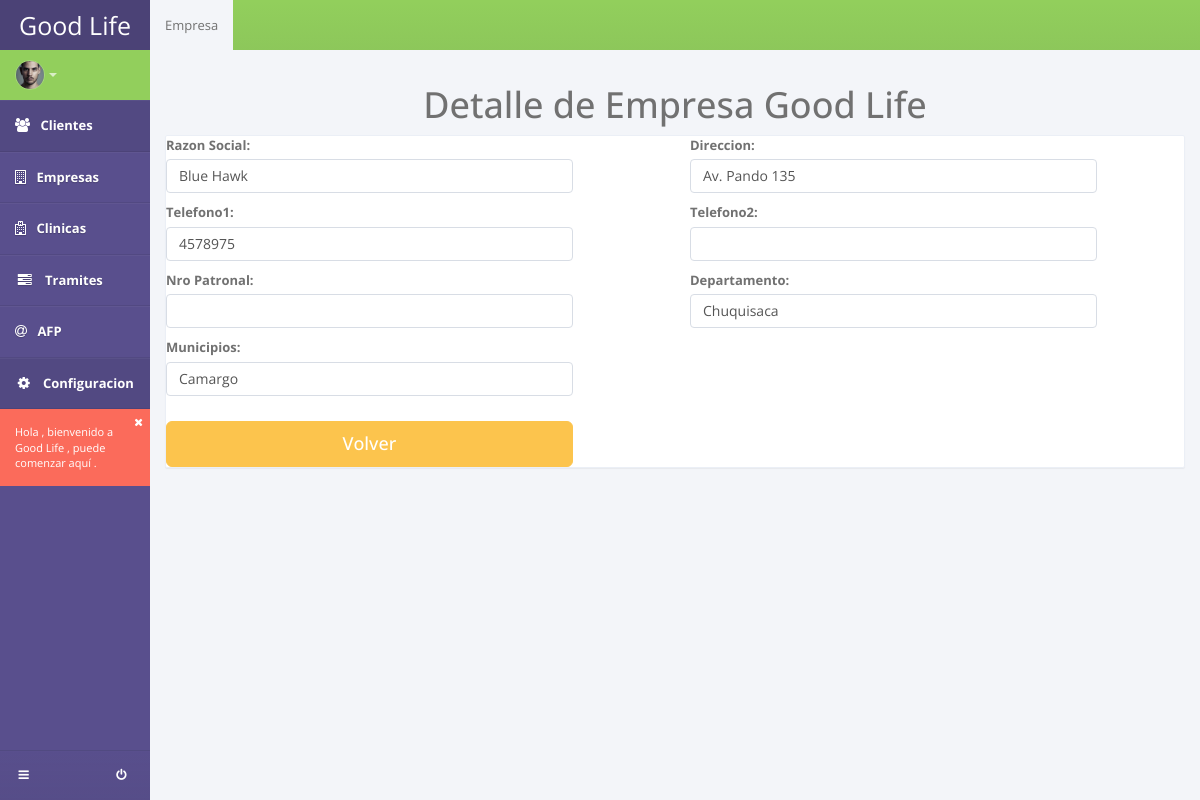
Page /detail_empresa/1 on the earlier database version.
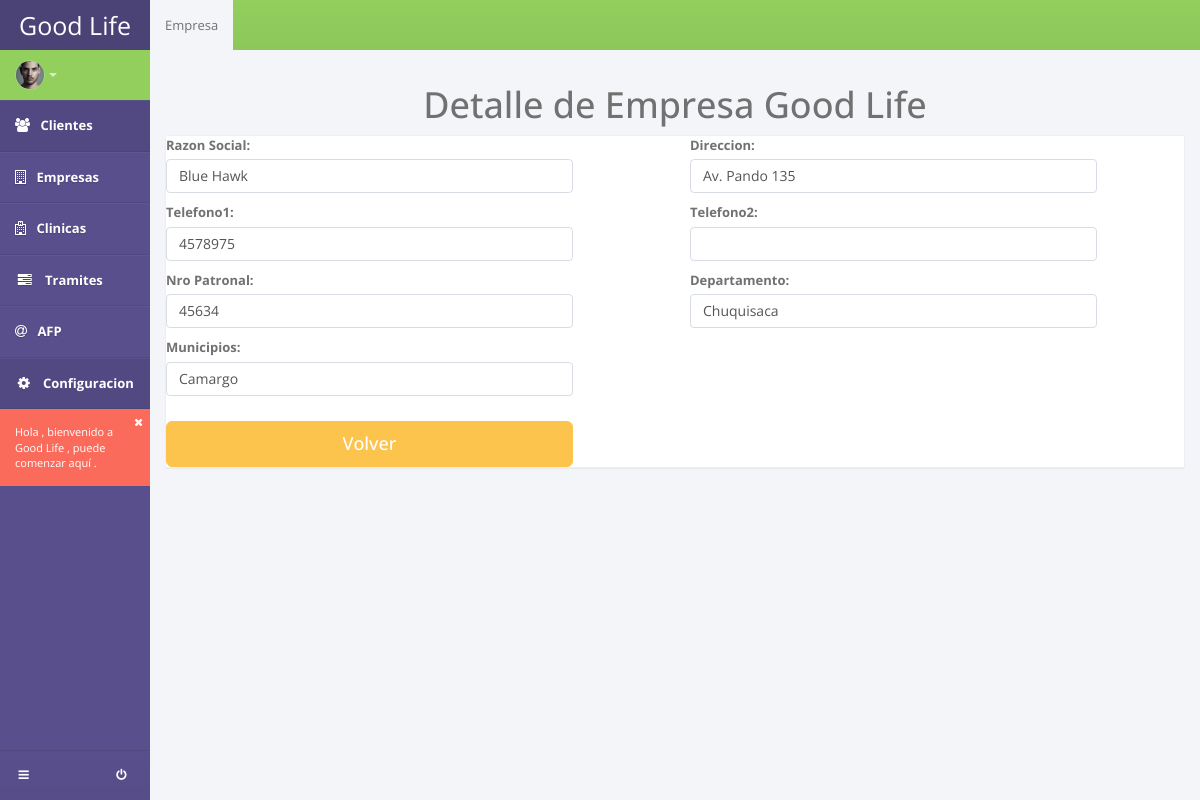
Same page on the later database version.
### apps/empresas/models.py (models this page shows, shortened)
class Empresa(models.Model):
	razon_social = models.CharField(max_length=150)
	direccion = models.CharField(max_length=150)
	telefono1 = models.CharField(max_length=20, blank=True)
	telefono2 = models.CharField(max_length=20, blank=True)
	nro_patronal = models.CharField(max_length=50, blank=True)
	departamento = models.CharField(max_length=100)
	municipios = models.CharField(max_length=100)

### apps/empresas/views.py (the view)
# urls.py: url(r'^detail_empresa/(?P<pk>\d+)$', EmpresaDetail.as_view(), name='empresa_detail'),
class EmpresaDetail(DetailView):
	template_name = 'empresas/detail_empresa.html'
	model = Empresa
	success_url = reverse_lazy('listar_empresa')

### templates/empresas/detail_empresa.html (shortened to what this page needs)
{% extends 'base_sistema.html' %}
{% block content %}
{% load widget_tweaks %}
<section id="content">
  <section class="vbox">
    <header class="header bg-success bg-gradient">
      <ul class="nav nav-tabs">
        <li class="active"><a href="#static" data-toggle="tab">Empresa</a></li>
      </ul>
    </header>
    <section class="scrollable wrapper">
     <h1 class="text-center">Detalle de Empresa Good Life</h1>
      <div class="tab-content">
        <div class="panel panel-default">
        <form class="form-horizontal" method='POST'>
           <div class="row">
          <div class="col-md-6">
            <div class="form-group">
              <label for="" class="col-sm-5 control-label2">Razon Social:</label>
              <div class="col-sm-10">
              <p class="form-control">{{object.razon_social}}</p>
              </div>
              <label for="" class="col-sm-5 control-label2">Telefono1:</label>
              <div class="col-sm-10">
                <p class="form-control">{{object.telefono1}}</p>
              </div>
              <label for="" class="col-sm-5 control-label2">Nro Patronal:</label>
              <div class="col-sm-10">
                <p class="form-control">{{object.nro_patronal}}</p>
              </div>
              <label for="" class="col-sm-5 control-label2">Municipios:</label>
              <div class="col-sm-10">
                <p class="form-control">{{object.municipios}}</p>
              </div>
            </div>
          </div>
          <div class="col-md-6">
            <div class="form-group">
              <label for="" class="col-sm-5 control-label2">Direccion:</label>
              <div class="col-sm-10">
                <p class="form-control">{{object.direccion}}</p>
              </div>
              <label for="" class="col-sm-5 control-label2">Telefono2:</label>
              <div class="col-sm-10">
                <p class="form-control">{{object.telefono2}}</p>
              </div>
              <label for="" class="col-sm-5 control-label2">Departamento:</label>
              <div class="col-sm-10">
                <p class="form-control">{{object.departamento}}</p>
              </div>
            </div>
          </div>
        </div>
        <div class="row">
          <div class="col-md-5">
            <a href="/listar_empresa/" class="btn btn-lg btn-block btn-warning">Volver</a>
          </div>
        </div>
        </form>
        </section>
    </section>
  </section>
</section>
{% endblock content %}

Differences in the rows shown:
changed Empresa "Blue Hawk": nro_patronal (not shown) → "45634"
